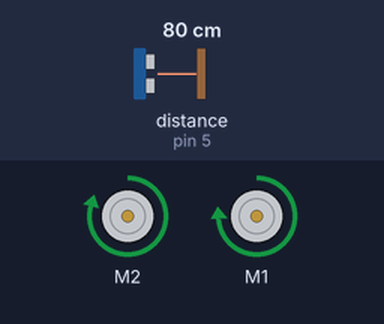
A sketch run on a simulated Arduino Uno, built with avr-gcc and run on an emulated ATmega328P. On the bench: 2 × DC motor (green arrow = forward, orange = backward, longer = faster). Wiring (inferred from the names in the program): ultrasonic range finder: trigger pin 4; echo pin 5. The inputs (shaded band) are chosen by the test bench; at power-on: distance to the obstacle (sensor on pin 5) 80 cm. The echo pulse lasts 58.3 µs per cm; what the sketch prints to the serial monitor is not drawn.

Above: at 1.8 s.
1.9 s: distance to the obstacle (sensor on pin 5) set to 2 cm
At 2.5 s:
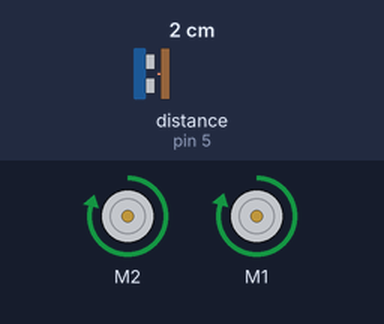
3.5 s: distance to the obstacle (sensor on pin 5) set to 4 cm
At 5.2 s:
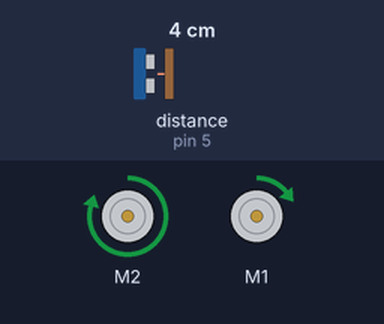
5.5 s: distance to the obstacle (sensor on pin 5) set to 18 cm
At 6.9 s:
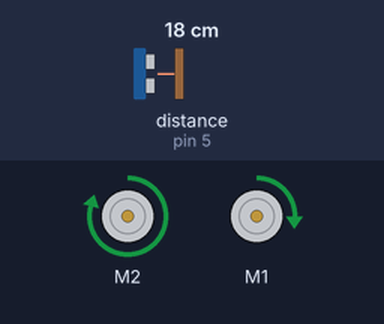
7.5 s: distance to the obstacle (sensor on pin 5) set to 35 cm
At 8.6 s:
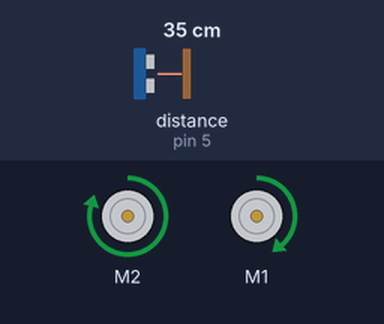
9.5 s: distance to the obstacle (sensor on pin 5) set to 60 cm
At 10.4 s:
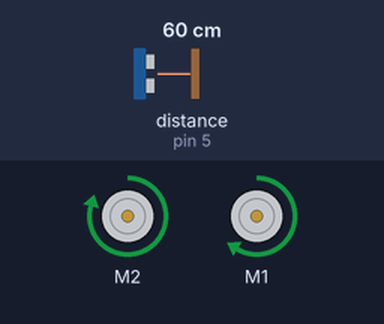
11.5 s: distance to the obstacle (sensor on pin 5) set to 299 cm
At 12.8 s:
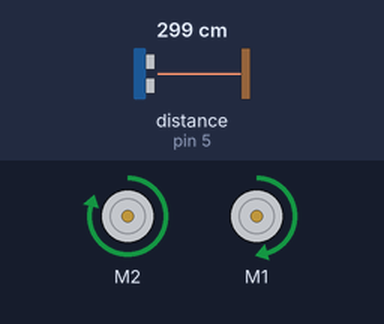
Timing chart, 0 to 14.5 s (numbered marks = the images above; inputs shaded):
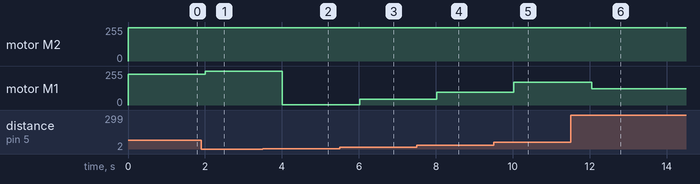

Measured:
- after the input at 1.9 s, motor M1: forward 230/255 → forward 252/255 after 0.11 s
- after the input at 3.5 s, motor M1: forward 252/255 → forward 2/255 after 0.51 s
- after the input at 5.5 s, motor M1: forward 2/255 → forward 44/255 after 0.52 s
- after the input at 7.5 s, motor M1: forward 44/255 → forward 95/255 after 0.52 s
- after the input at 9.5 s, motor M1: forward 95/255 → forward 170/255 after 0.53 s
- after the input at 11.5 s, motor M1: forward 170/255 → forward 122/255 after 0.55 s

The sketch:

wall_test.ino
```cpp
//#include <PID_v1.h>
#include "motor_control.h"
#include "compass.h"
#define SPEED 250
#define BACK_PROX false
#define LEFT_PROX true
#define RIGHT false
#define LEFT true
#define length_of_arena 190
#define TRIG_PIN 2
#define ECHO_PIN 3
#define TRIG_PIN_2 4
#define ECHO_PIN_2 5

int loop_count;
float y_max_wall = 260;
float y_0_wall = 80;
float x_max_wall = 350;
float x_0_wall = 170;

long initial;

MotorController motor_control(2,1);
Compass compass;
//double bearing = compass.get_heading();
//double Setpoint;
//PID motor_PID(&bearing, &motor_control.correction, &Setpoint, 2, 5, 1, DIRECT);
float get_prox_reading(bool direction) {
  long duration;
  if (direction == BACK_PROX) {
    digitalWrite(TRIG_PIN, LOW);
    delayMicroseconds(2);
    digitalWrite(TRIG_PIN, HIGH);
    delayMicroseconds(10);
    digitalWrite(TRIG_PIN, LOW);

    duration = pulseIn(ECHO_PIN, HIGH);
  }
  else {
  digitalWrite(TRIG_PIN_2, LOW);
    delayMicroseconds(2);
    digitalWrite(TRIG_PIN_2, HIGH);
    delayMicroseconds(10);
    digitalWrite(TRIG_PIN_2, LOW);

    duration = pulseIn(ECHO_PIN_2, HIGH);
  }
  long distance = (duration/2) / 29.1;

  if (distance >= 400 || distance <= 0) {
    Serial.println("Out of range");
    Serial.println(distance);
  get_prox_reading(direction);
  return;
  }
  else {
    Serial.print(distance);
    Serial.println(" cm");
  }
  return(distance);
}


void holla(void) {
  long back_prox = get_prox_reading(BACK_PROX);
  if (back_prox >= (length_of_arena - 10 )) {
    wall_response();
  }
  motor_control.forward(SPEED);
  delay(500);
}

void turn(float target, float initial) {
  float bearing = initial;
  if (target > initial) {
    motor_control.rotate_right(250);

    while ((target - bearing) > 4) {
      bearing = compass.get_heading();
    }
    motor_control.stop();
  }
  else if (target < initial) {
    motor_control.rotate_left(250);
    while ((bearing - target) > 4) {
      bearing = compass.get_heading();
    }
  }
}


void wall_response(void) {
  if (loop_count % 2 == 0) {
    float c_bearing = compass.get_heading();
    turn(y_0_wall, c_bearing);
    motor_control.stop();
  }
  else {
    float c_bearing = compass.get_heading();
    turn(y_max_wall, c_bearing);
    motor_control.stop();
   }
  //open_gates();
  motor_control.reverse(SPEED);
  delay(1500);
  //close_gates();
  motor_control.forward(SPEED);
  delay(500);
  if (loop_count % 2 == 0) {
    float c_bearing = compass.get_heading();
    turn(x_0_wall, c_bearing);
    motor_control.stop();
  }
  else {
    float c_bearing = compass.get_heading();
    turn(x_max_wall, c_bearing);
    motor_control.stop();
  }
  loop_count += 1;
  motor_control.stop();
}


void setup() {
  // put your setup code here, to run once:
  loop_count = 0;
  Serial.begin (9600);

  pinMode(TRIG_PIN, OUTPUT);
  pinMode(ECHO_PIN, INPUT);
  pinMode(TRIG_PIN_2, OUTPUT);
  pinMode(ECHO_PIN_2, INPUT);

  motor_control.init();
  initial = get_prox_reading(LEFT);


}

void loop() {
  // put your main code here, to run repeatedly:
  motor_control.forward(SPEED);
  //delay(3000);
  //motor_control.reverse(SPEED);
  delay(1000);
  motor_control.side_prox_error(initial);
}
```

compass.cpp
```cpp
#include "compass.h"

Compass::Compass() {}

void Compass::displaySensorDetails(void) {
  sensor_t sensor;
  mag.getSensor(&sensor);
  Serial.println("------------------------------------");
  Serial.print  ("Sensor:       "); Serial.println(sensor.name);
  Serial.print  ("Driver Ver:   "); Serial.println(sensor.version);
  Serial.print  ("Unique ID:    "); Serial.println(sensor.sensor_id);
  Serial.print  ("Max Value:    "); Serial.print(sensor.max_value); Serial.println(" uT");
  Serial.print  ("Min Value:    "); Serial.print(sensor.min_value); Serial.println(" uT");
  Serial.print  ("Resolution:   "); Serial.print(sensor.resolution); Serial.println(" uT");
  Serial.println("------------------------------------");
  Serial.println("");
  delay(500);
}

void Compass::init(void) {
  Serial.begin(9600);
  Serial.println("HMC5883 Magnetometer Test"); Serial.println("");

  /* Initialise the sensor */
  if(!mag.begin())
  {
    /* There was a problem detecting the HMC5883 ... check your connections */
    Serial.println("Ooops, no HMC5883 detected ... Check your wiring!");
    while(1);
  }

  /* Display some basic information on this sensor */
  displaySensorDetails();
}


float Compass::get_heading(void) {
  /* Get a new sensor event */
  sensors_event_t event;
  mag.getEvent(&event);

  /* Display the results (magnetic vector values are in micro-Tesla (uT)) */
  Serial.print("X: "); Serial.print(event.magnetic.x); Serial.print("  ");
  Serial.print("Y: "); Serial.print(event.magnetic.y); Serial.print("  ");
  Serial.print("Z: "); Serial.print(event.magnetic.z); Serial.print("  ");Serial.println("uT");

  // Hold the module so that Z is pointing 'up' and you can measure the heading with x&y
  // Calculate heading when the magnetometer is level, then correct for signs of axis.
  float heading = atan2(event.magnetic.y+14.225, event.magnetic.x-7.225);

  // Once you have your heading, you must then add your 'Declination Angle', which is the 'Error' of the magnetic field in your location.
  // Find yours here: http://www.magnetic-declination.com/
  // Mine is: -13* 2' W, which is ~13 Degrees, or (which we need) 0.22 radians
  // If you cannot find your Declination, comment out these two lines, your compass will be slightly off.
  float declinationAngle = 0; //For us, angle = 0.00553 approx= 0
  heading += declinationAngle;

  // Correct for when signs are reversed.
  if(heading < 0)
    heading += 2*PI;

  // Check for wrap due to addition of declination.
  if(heading > 2*PI)
    heading -= 2*PI;

  // Convert radians to degrees for readability.
  float headingDegrees = heading * 180/M_PI;

  Serial.print("Heading (degrees): ");
  Serial.println(headingDegrees);

  return (headingDegrees);
}
```

compass.h
```cpp
#ifndef COMPASS_H
#define COMPASS_H

#include <Wire.h>
#include <Adafruit_Sensor.h>
#include <Adafruit_HMC5883_U.h>

class Compass{

public:

  Compass();
  void init();
  float get_heading();

private:
  void displaySensorDetails();
  Adafruit_HMC5883_Unified mag = Adafruit_HMC5883_Unified(12345);
};

#endif
```

motor_control.cpp
```cpp
#include "motor_control.h"

MotorController::MotorController(uint8_t left_motor_port, uint8_t right_motor_port):AFMS(),left_motor(AFMS.getMotor(left_motor_port)),right_motor(AFMS.getMotor(right_motor_port)){}

void MotorController::init(){
  AFMS.begin();
  stop();
  pinMode(TRIG_PIN_2, OUTPUT);
  pinMode(ECHO_PIN_2, INPUT);
}

void MotorController::side_prox_error(long target) {
  long Kp = 3;
  digitalWrite(TRIG_PIN_2, LOW);
  delayMicroseconds(2);
  digitalWrite(TRIG_PIN_2, HIGH);
  delayMicroseconds(10);
  digitalWrite(TRIG_PIN_2, LOW);

  long duration = pulseIn(ECHO_PIN_2, HIGH);
  long distance = (duration/2) / 29.1;

  long error = target - distance;

  correction = error*Kp;
}
void MotorController::forward(uint8_t motor_speed){
  left_motor->setSpeed(motor_speed);
  right_motor->setSpeed(motor_speed - 20 - correction);
  left_motor->run(FORWARD);
  right_motor->run(FORWARD);
}

void MotorController::reverse(uint8_t motor_speed){
  left_motor->setSpeed(motor_speed);
  right_motor->setSpeed(motor_speed - 20);

  left_motor->run(BACKWARD);
  right_motor->run(BACKWARD);
}

void MotorController::rotate_right(uint8_t motor_speed){
  left_motor->setSpeed(motor_speed);
  right_motor->setSpeed(motor_speed);

  left_motor->run(BACKWARD);
  right_motor->run(FORWARD);
}

void MotorController::rotate_left(uint8_t motor_speed){
  left_motor->setSpeed(motor_speed);

  right_motor->setSpeed(motor_speed);

  left_motor->run(FORWARD);
  right_motor->run(BACKWARD);
}

void MotorController::stop(){
  left_motor->run(RELEASE);
  right_motor->run(RELEASE);
}
```

motor_control.h
```cpp
/*  Motor Control library, for controlling the drive motors
 *  Initialise a MotorController object with the ports of the left and right motors
 *  Call the forward, reverse, rotate_right, rotate_left functions to start movement
 *  Call the stop function to stop movement
 *  For movement functions, supply a motor speed from 0 -> 255
 */

#ifndef MOTOR_CONTROL_H_GUARD
#define MOTOR_CONTROL_H_GUARD

#define TRIG_PIN_2 4
#define ECHO_PIN_2 5

#include <Wire.h>
#include <Adafruit_MotorShield.h>
#include "utility/Adafruit_MS_PWMServoDriver.h"

class MotorController{

public:

  MotorController(uint8_t left_motor_port,uint8_t right_motor_port);
  void init();
  void forward(uint8_t motor_speed);
  void reverse(uint8_t motor_speed);
  void rotate_right(uint8_t motor_speed);
  void rotate_left(uint8_t motor_speed);
  void stop();
  void side_prox_error(long target);


private:

  Adafruit_MotorShield AFMS;
  Adafruit_DCMotor *left_motor;
  Adafruit_DCMotor *right_motor;
  double correction = 0;

};

#endif
```
